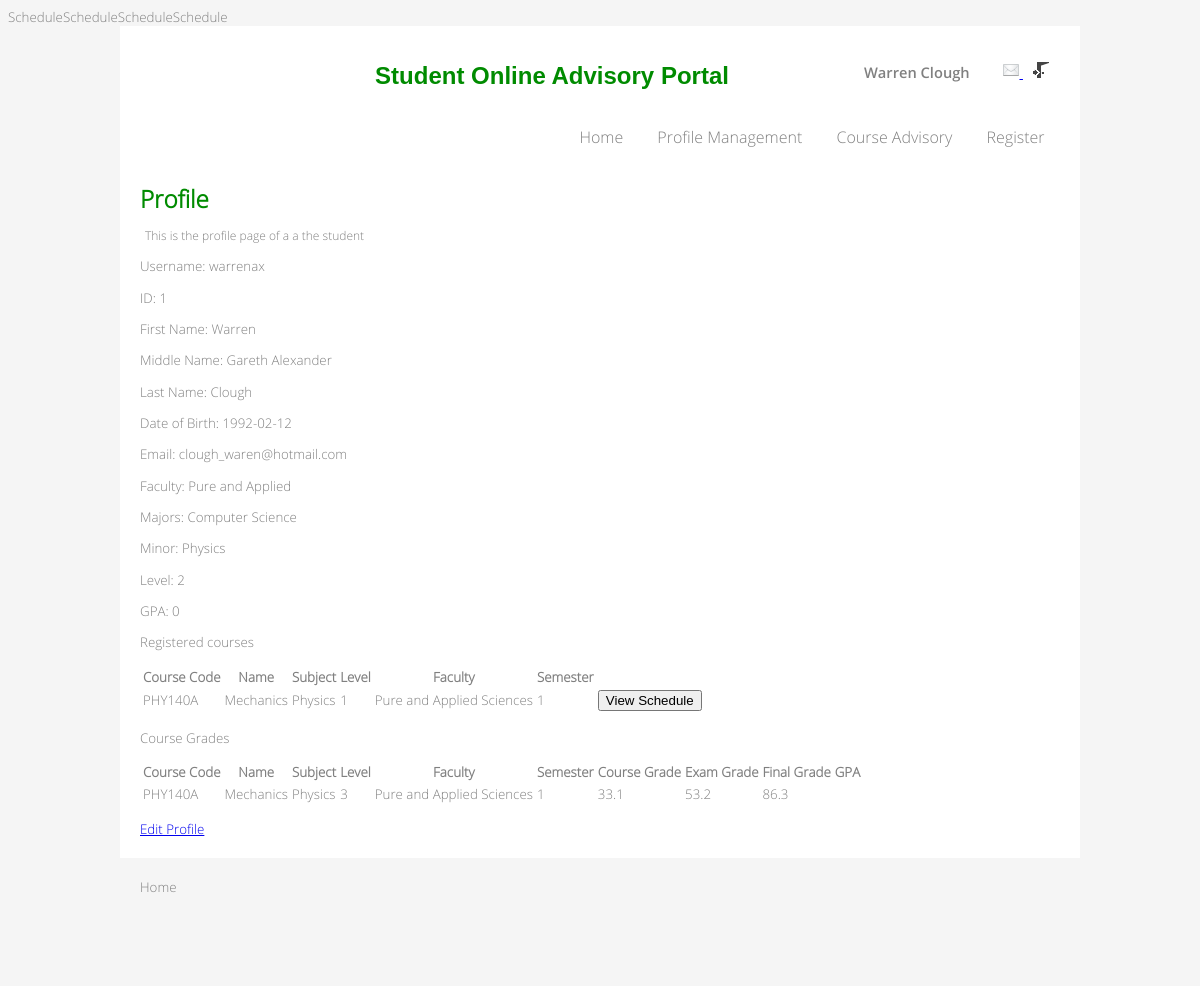
/profile/index.php (signed in), run on the app's committed database.
### tables this page shows
CREATE TABLE IF NOT EXISTS `students` (
  `id` int(11) NOT NULL AUTO_INCREMENT,
  `user_id` int(11) NOT NULL,
  `registered_faculty` varchar(30) NOT NULL,
  `major_1` varchar(30) NOT NULL,
  `major_2` varchar(30) DEFAULT NULL,
  `minor_1` varchar(30) DEFAULT NULL,
  `minor_2` varchar(30) DEFAULT NULL,
  `year_of_study` int(11) NOT NULL,
  `credit_count` int(11) NOT NULL,
  PRIMARY KEY (`id`)
);

CREATE TABLE IF NOT EXISTS `course` (
  `id` int(11) NOT NULL AUTO_INCREMENT,
  `title` varchar(30) NOT NULL,
  `subject` varchar(30) NOT NULL,
  `type` varchar(30) NOT NULL,
  `code` varchar(10) NOT NULL,
  `faculty` varchar(30) NOT NULL,
  `simester` int(11) NOT NULL,
  `level` int(11) NOT NULL,
  `credit` int(11) NOT NULL,
  `description` varchar(500) NOT NULL,
  PRIMARY KEY (`id`)
);

CREATE TABLE IF NOT EXISTS `course_grades` (
  `id` int(11) NOT NULL AUTO_INCREMENT,
  `course_id` int(11) NOT NULL,
  `student_id` int(11) NOT NULL,
  `course_grade` double NOT NULL,
  `exam_grade` double NOT NULL,
  PRIMARY KEY (`id`)
);

### common/php_class/user.php (called while the page is built, shortened)
<?php
	class User
	{
		private $username;
		private $first_name;
		private $last_name;
		private $middle_name;
		private $date_of_birth;
		private $email;
		private $type;
		public function getUsername()
		{
			return $this->username;
		}
		public function getFirstName()
		{
			return $this->first_name;
		}
		public function getLastName()
		{
			return $this->last_name;
		}
		public function getMiddleName()
		{
			return $this->middle_name;
		}
		public function getDateOfBirth()
		{
			return $this->date_of_birth;
		}
		public function getEmail()
		{
			return $this->email;
		}
		public function getType()
		{
			return $this->type;
		}
	}
?>

### common/php_class/course_grades.php (called while the page is built)
<?php
include_once 'course.php';
class CourseGrades
{
	private $course;
	private $course_work_grade;
	private $exam;
	public function CourseGrades($course,$course_grade, $exam)
	{
		$this->course = $course;
		$this->course_work_grade = $course_grade;
		$this->exam = $exam;
	}
	public function getCourse()
	{
		return $this->course;
	}
	public function getExamGrades()
	{
		return $this->exam;
	}
	public function getCourseGrades()
	{
		return $this->course_work_grade;
	}
}
?>

### profile/index.php (the view, shortened to what this page needs)
<!DOCTYPE html>
<html>
<head>
	<?php
		include_once '../common/php_class/user.php';
		include_once '../common/php_class/student.php';
		include_once '../common/php_class/course.php';
		include_once '../common/php_class/course_grades.php';
		$user = $_SESSION['user'];
	?>
	<link rel ="stylesheet" type="text/css" href="../common/stylesheet/
	main_style.css" />
	<link rel ="stylesheet" type="text/css" href="../common/stylesheet/navigation_bar.css" />
</head>
<body>
	<?php
		$student = new Student($user->getID(),$user->getType());
	?>
	<div class="wrapper">
		<div class="header" >
			<?php echo get_notification_bar($user->getFirstName(),$user->getLastName()); ?>
			<h1 id="test">Student Online Advisory Portal</h1>
			<?php echo get_navigation_bar($user->getType()); ?>
		</div>
		<div class="content" >
			<dl>
				<dt>
					<h3 >Profile</h3>
					<dd><p>This is the profile page of a a the student</p></dd>
				</dt>
			</dl>
			<p>
				Username: <?php echo $user->getUsername();?>
			</p>
			<p>
				ID: <?php echo $student->getId(); ?>
			</p>
			<p>
				First Name: <?php echo $user->getFirstName(); ?>
			</p>
			<p>
				Middle Name: <?php echo $user->getMiddleName(); ?>
			</p>
			<p>
				Last Name: <?php  echo $user->getLastName(); ?>
			</p>
			<p>
				Date of Birth: <?php echo $user->getDateOfBirth(); ?>
			</p>
			<p>
				Email: <?php  echo  $user->getEmail(); ?>
			</p>
			<p>
				Faculty: <?php echo $student->getFaculty(); ?>
			</p>
			<p>
				Majors:
				<?php
					foreach($student->getMajors() as $major)
					echo $major." ";
				?>
			</p>
			<p>
				Minor:
				<?php
					foreach($student->getMinors() as $minor)
					echo $minor." ";
				?>
			</p>
			<p>
				Level: <?php echo $student->getLevel(); ?>
			</p>
			<p>
				GPA: <?php echo $student->getGPA(); ?>
			</p>
			<p>
				Registered courses
				<table>
				<tr id="table_heading">
					<th>Course Code</th>
					<th>Name</th>
					<th>Subject</th>
					<th>Level</th>
					<th>Faculty</th>
					<th>Semester</th>
					<th></th>
				</tr>
				<?php $i=0;	foreach($student->getRegisteredCourses() as $course){ ?>
					<tr class="rows" onclick=<?php echo $i++ ?> >
						<td><?php echo $course->getCode(); ?></td>
						<td><?php echo $course->getName(); ?></td>
						<td><?php echo $course->getSubject(); ?></td>
						<td><?php echo $course->getLevel(); ?></td>
						<td><?php echo $course->getFaculty(); ?></td>
						<td><?php echo $course->getSimester(); ?></td>
						<td><input type="button" value="View Schedule" onclick="toggleTable('course_id<?php echo $course->getId(); ?>')" /></td>
					</tr>
				<?php } ?>
				</table>
			</p>
			<p>
				Course Grades
				<table>
				<tr id="table_heading">
					<th>Course Code</th>
					<th>Name</th>
					<th>Subject</th>
					<th>Level</th>
					<th>Faculty</th>
					<th>Semester</th>
					<th>Course Grade</th>
					<th>Exam Grade</th>
					<th>Final Grade</th>
					<th>GPA</th>
				<?php $i=0;
					foreach($student->getCourseGrades() as $course_grades){
						$course = $course_grades->getCourse();
					 ?>
					<tr class="rows" onclick=<?php echo $i++ ?> >
						<td><?php echo $course->getCode(); ?></td>
						<td><?php echo $course->getName(); ?></td>
						<td><?php echo $course->getSubject(); ?></td>
						<td><?php echo $course->getCredit(); ?></td>
						<td><?php echo $course->getFaculty(); ?></td>
						<td><?php echo $course->getSimester(); ?></td>
						<td><?php echo $course_grades->getCourseGrades();?></td>
						<td><?php echo $course_grades->getExamGrades();?></td>
						<td><?php echo $course_grades->getExamGrades()+$course_grades->getCourseGrades(); ?></td>
					</tr>
				<?php } ?>
				</table>
			</p>
			<a href="edit.php">Edit Profile</a>
		</div>
		<div class="footer">
			<a href="">Home</a>
		</div>
	</div>
</body>
</html>

### common/php_class/student.php (shortened to what this page needs)
<?php
include_once 'course_grades.php';
include_once 'course.php';
class Student
{
	private $id;
	private $faculty;
	private $level;
	private $registered_courses;
	private $majors;
	private $minors;
	private $course_grades;
	private $gpa;
	public function Student($id, $user_type)
	{
		@ $db = new MySQLi('localhost', 'osap_system','pass123','osap');
		$query ="SELECT * FROM students s where ".($user_type=='student'?"s.user_id=":"s.id=").$id.";";
		$result_set = $db->query($query);
		$row = $result_set->fetch_assoc();
		$this->id = $row['id'];
		$this->faculty = $row['registered_faculty'];
		$this->level = $row['year_of_study'];
		$this->majors = array($row['major_1'],$row['major_2']);
		$this->minors = array($row['minor_1'],$row['minor_2']);
		$query = "SELECT r.schedule_id, c.id FROM registered_courses r
					JOIN schedule s ON s.id = r.schedule_id
					JOIN course c ON c.id = s.course_id
					WHERE r.student_id =".$this->id;
		$result_set = $db->query($query);
		for($i=0; $i<$result_set->num_rows;$i++)
		{
			$row= $result_set->fetch_assoc();
			if(!isset($this->registered_courses[$row['id']]))
			{
				$this->registered_courses[$row['id']] = new Course();
				$this->registered_courses[$row['id']]->bareUpdate($row['id']);
			}
			$this->registered_courses[$row['id']]->getAndUpdateScheudle($row['schedule_id']);
		}
		$query = "SELECT cg.* FROM course_grades cg
					WHERE cg.student_id =".$this->id;
		$result_set = $db->query($query);
		for($i=0; $i<$result_set->num_rows;$i++)
		{
			$row= $result_set->fetch_assoc();
			$course = new Course();
			$course->bareUpdate($row['course_id']);
			$this->course_grades[$i] = new CourseGrades($course,$row['course_grade'],$row['exam_grade']);
		}
		$this->gpa = $this->calculateGPA();
	}
	private function calculateGPA()
	{
		return 0;
	}
	public function getId()
	{
		return $this->id;
	}
	public function getFaculty()
	{
		return $this->faculty;
	}
	public function getLevel()
	{
		return $this->level;
	}
	public function getMajors()
	{
		return $this->majors;
	}
	public function getMinors()
	{
		return $this->minors;
	}
	public function getCourseGrades()
	{
		return $this->course_grades;
	}
	public function getGPA()
	{
		return $this->gpa;
	}
	public function getRegisteredCourses()
	{
		return $this->registered_courses;
	}
}
?>

### common/php_class/course.php (shortened to what this page needs)
<?php
class Course
{
	private $id;
	private $name;
	private $code;
	private $subject;
	private $credit;
	private $faculty;
	private $simester;
	private $level;
	public function init($id,$name, $code,$subject, $credit, $faculty, $simester, $level,$schedule,
			 $type, $description,$comment_array,$requirements)
	{
		$this->id = $id;
		$this->name = $name;
		$this->code = $code;
		$this->subject= $subject;
		$this->credit = $credit;
		$this->faculty = $faculty;
		$this->simester = $simester;
		$this->level = $level;
	}
	public function addSchedule($value)
	{
		echo get_class($value);
	}
	public function getID()
	{
		return $this->id;
	}
	public function getName()
	{
		return $this->name;
	}
	public function getCode()
	{
		return $this->code;
	}
	public function getSubject()
	{
		return $this->subject;
	}
	public function getCredit()
	{
		return $this->credit;
	}
	public function getFaculty()
	{
		return $this->faculty;
	}
	public function getSimester()
	{
		return $this->simester;
	}
	public function getLevel()
	{
		return $this->level;
	}
	public function bareUpdate($course_id)
	{
		@ $db = new MySQLi('localhost', 'osap_system','pass123','osap');
		$query_course="SELECT c.* FROM course c WHERE c.id =".$course_id;
		$result_set= $db->query($query_course);
		$record= $result_set->fetch_assoc();
	}
	public function getAndUpdateScheudle($sched_id)
	{
		@ $db = new MySQLi('localhost', 'osap_system','pass123','osap');
		$query = "SELECT * From schedule s where s.id =".$sched_id.";";
		$course_schedule_result_set = $db->query($query);
		for($j=0;$j<$course_schedule_result_set->num_rows; $j++)
		{
			$schedule_row = $course_schedule_result_set->fetch_assoc();
			$schedule_lecture_result_set = $db->query("SELECT * FROM lecturer l JOIN lecture_map lm
				ON lm.lecturer_id = l.id WHERE lm.schedule_id=".$schedule_row['id'].";");
		}
	}
}
?>

### common/php_controller/notification.php
<?php
function get_notification_bar($first_name,$last_name)
{
	$main_location = $_SESSION['main_location'];
	$notification_bar_html_markup =
		'<div class="notification">
			<spam id="user_name">'.
			$first_name.' '.$last_name.'
			</spam>
			<a href="#" >
				<img id="mail_img" src="'.$main_location.'/common/images/e_mail_16x16.png" />
			</a>
			<a href="'.$main_location.'/login/logout.php" >
				<img id="logout_img" src="'.$main_location.'/common/images/logout_16x16.png" />
			</a>
		</div>';
	return $notification_bar_html_markup;
}
?>

### common/php_controller/navigation_bar.php
<?php
function get_navigation_bar($type)
{
	$main_location = $_SESSION['main_location'];
	if($type=='student')
	{
		$navigation_html_markup =
			'<nav>
				<ul>
					<li><a href="'.$main_location.'/home">Home</a></li>
					<li><a href="">Profile Management</a>
						<ul class="drop_down_list">
							<li><a href="'.$main_location.'/profile">View Student Profile</a></li>
						</ul>
					</li>
					<li><a href=""  >Course Advisory</a>
						<ul class="drop_down_list" >
							<li><a href="'.$main_location.'/view_recommended_courses">Get Recommended</a></li>
							<li><a href="">Review Course</a></li>
							<li><a href="">Compare Course Timetables</a></li>
						</ul>
					</li>
					<li><a href="">Register</a>
						<ul class="drop_down_list">
							<li><a href="'.$main_location.'/register_course">Register Course</a></li>
							<li><a href="">Request Override</a></li>
						</ul>
					</li>
				</ul>
			</nav>';
	}
	return $navigation_html_markup;
}
?>

### common/stylesheet/main_style.css (style rules this page uses)
h1 { font-family: kocoon, sans-serif; color: #008B00; text-align: center; font-size: 18pt; padding-left: 5em; }
.wrapper { width:960px; margin:00px auto 0px auto; padding-top: 20px; background: white; }
.header h1 { text-align: center; }
.content { clear: both; padding:0px 20px 20px 20px; background: white; overflow: hidden; }
.footer { height:80px; background: whitesmoke; padding: 20px; }
.notification { float:right; margin-right: 16px; width:200px; height: 30px; }
.footer a { text-decoration: none; }
body { background: whitesmoke; font-family: opensans, arial, sans-serif; font-size: 10pt; color: gray ; }
h3 { margin-bottom: 0px; font-size: 18pt; color:#008B00; }
dd { font-size: 9pt; margin-left: 5px; }
#logout_img { margin-left: 10px; vertical-align: top; }
#user_name { margin-right: 30px; font-size: 11pt; font-family:opensans_semibold, arial, sans-serif; vertical-align: top; }

### common/stylesheet/navigation_bar.css (style rules this page uses)
nav { text-align: right; float:right; width: 60%; font-size: 12pt; margin-top:10px; }
nav:after { content: ""; clear: both; display: block; }
nav >ul { margin: 0 auto; text-align: center; padding-top: 10px; padding-bottom: 10px; }
nav > ul > li { list-style: none; display: inline-block; line-height: 1; position:relative; }
nav > ul > li > a { color:inherit; text-decoration: none; padding: 0px 15px; font-weight: 500; }

### data on the page
students: id "1", registered_faculty "Pure and Applied", year_of_study "2"
course: code "PHY140A", title "Mechanics", subject "Physics", level "1", faculty "Pure and Applied Sciences", simester "1", credit "3"
course_grades: course_grade "33.1", exam_grade "53.2", $course_grades->getExamGrades()+$course_grades->getCourseGrades() "86.3"

### other printed values
$first_name "Warren"
$last_name "Clough"
$user->getUsername() "warrenax"
$user->getFirstName() "Warren"
$user->getMiddleName() "Gareth Alexander"
$user->getLastName() "Clough"
$user->getDateOfBirth() "1992-02-12"
$user->getEmail() "clough_waren@hotmail.com"
$major "Computer Science"
$minor "Physics"
$student->getGPA() "0"
